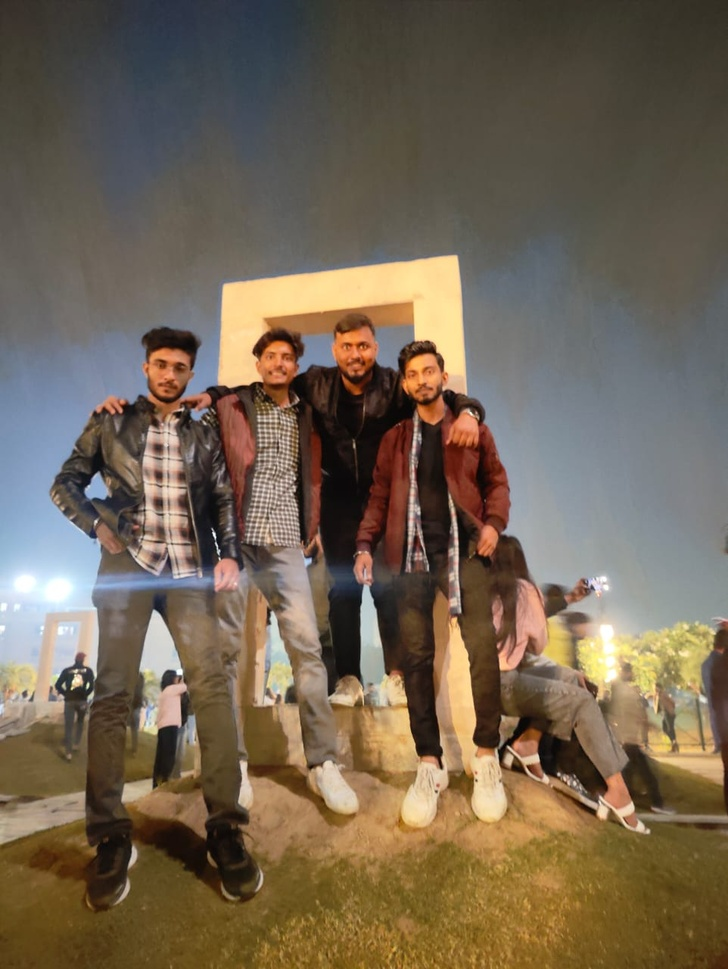
#> input picture test3.jpeg, 728 x 969 px, shrunk from 962 x 1280 before the run
$ python detect_face.py
#> lines starting #> are read from the running program, lines starting #| are printed output that depends on the picture; after the words box and inside, x2 and y2 are one past the last pixel; in counts of white or black regions, pixels touching at a corner belong together
import cv2

face_cascade = cv2.CascadeClassifier('haarcascade_frontalface_default.xml')

img = cv2.imread('test3.jpeg')
#> img is the input picture: shape (969, 728, 3); mean B, G, R 83.1, 100.9, 114.7

gray = cv2.cvtColor(img, cv2.COLOR_BGR2GRAY)
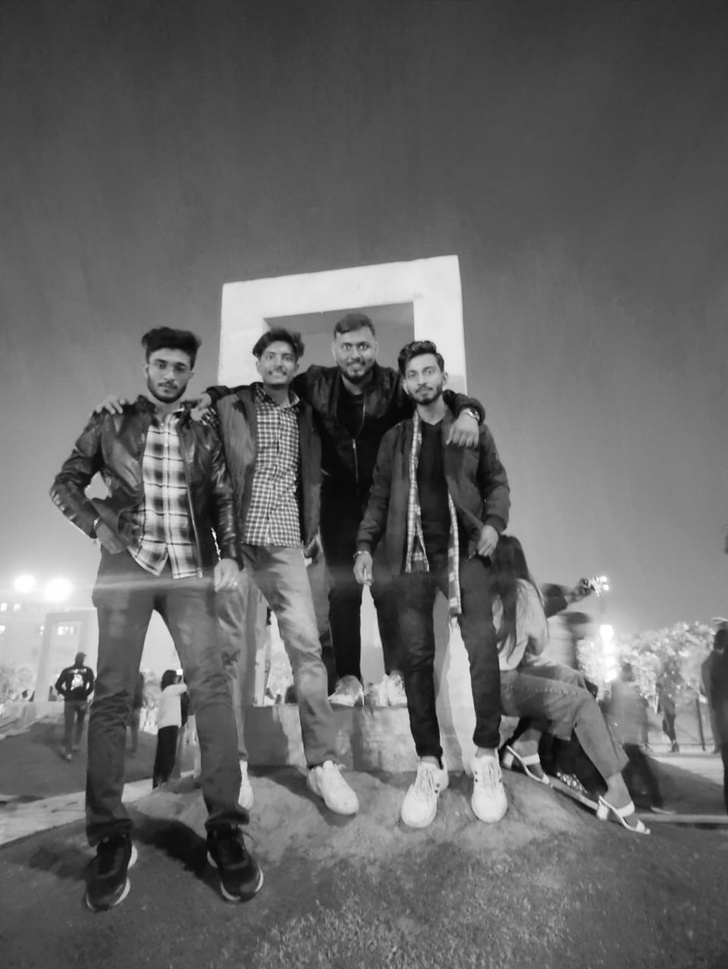
#> gray: shape (969, 728); min 1, max 255, mean 103

faces = face_cascade.detectMultiScale(gray, 1.3, 3)
#> faces = [[255, 338, 47, 47], [331, 327, 49, 49], [395, 353, 50, 50], [140, 343, 61, 61]]

for (x,y,w,h) in faces:
    cv2.rectangle(img, (x,y), (x+w,y+h), (255,0,0),2)
#> this loop made 4 passes
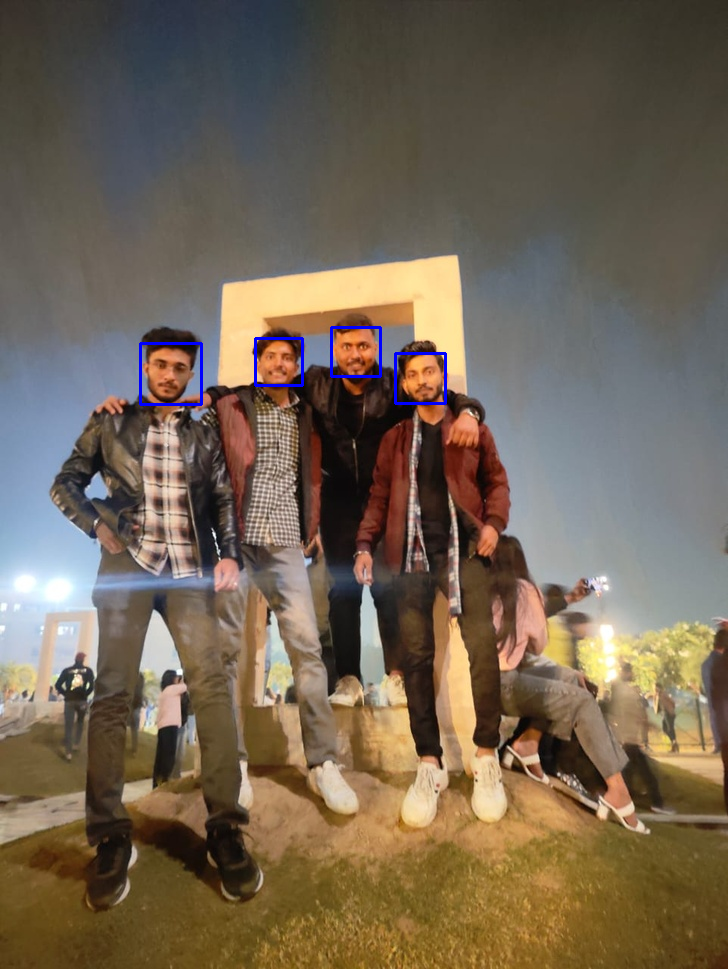
#> img: shape (969, 728, 3); 0.35% of pixels changed, all inside (x1, y1, x2, y2) = (139, 326, 447, 406)

cv2.imshow('unconditional_image_detection', img)
cv2.waitKey()

$ run again, with test1.jpeg copied over test3.jpeg
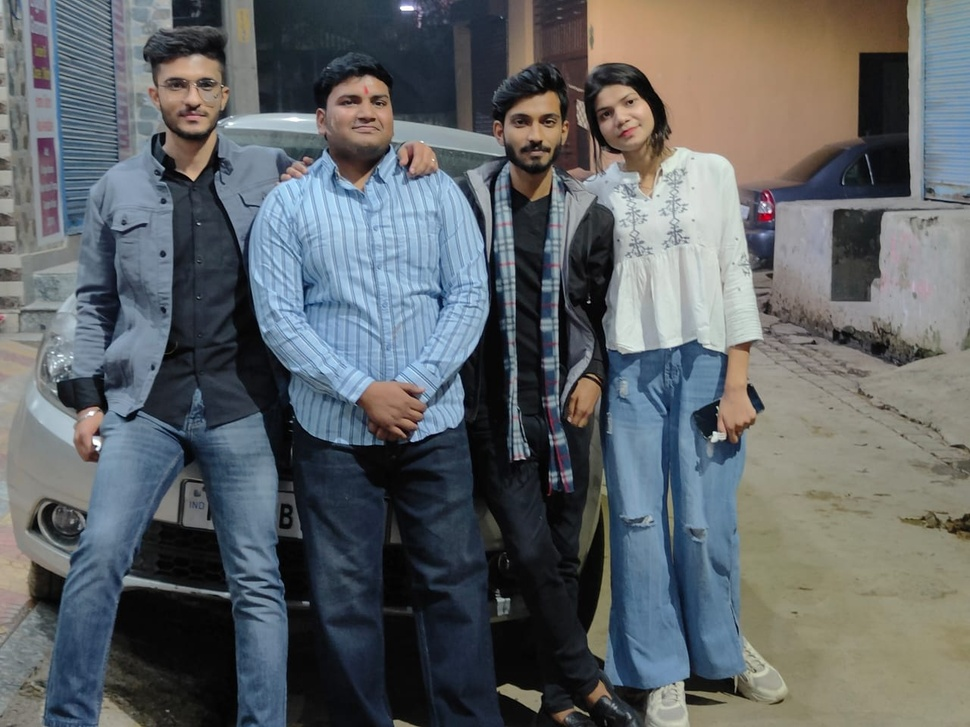
#> input picture test1.jpeg, 970 x 727 px, shrunk from 1280 x 960 before the run
#> img is the input picture: shape (727, 970, 3); mean B, G, R 102.8, 100, 95.4
#> `gray = cv2.cvtColor(img, cv2.COLOR_BGR2GRAY)`:
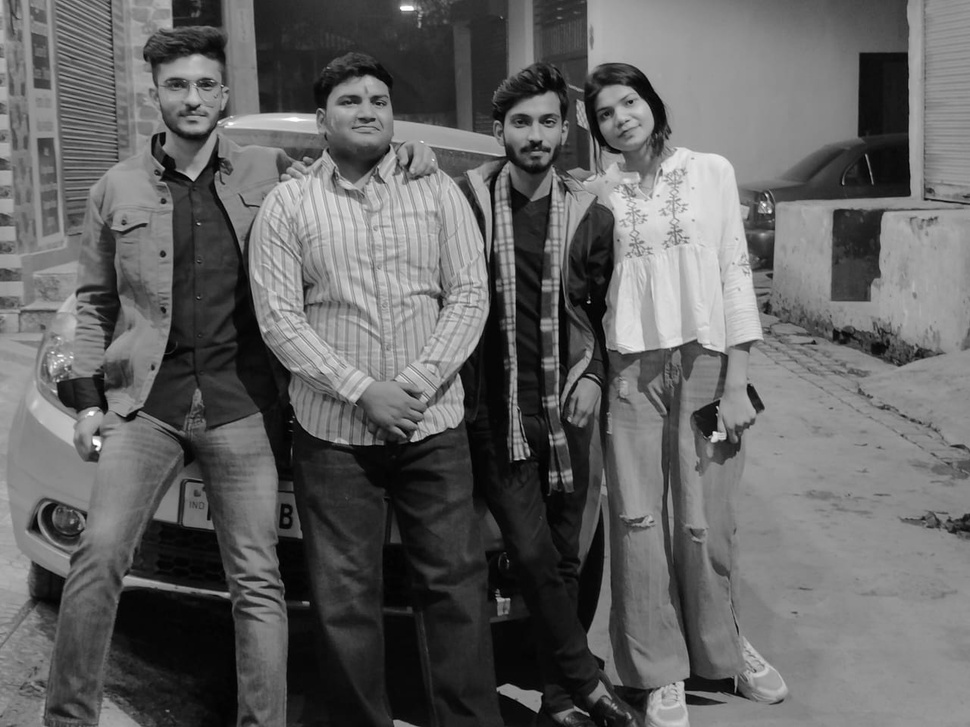
#> gray: shape (727, 970); min 0, max 255, mean 98.9
#> faces = [[329, 73, 72, 72], [498, 92, 77, 77], [304, 550, 64, 64], [149, 53, 84, 84]]
#> the loop `for (x,y,w,h) in faces:` made 4 passes
#> after the loop `for (x,y,w,h) in faces:`:
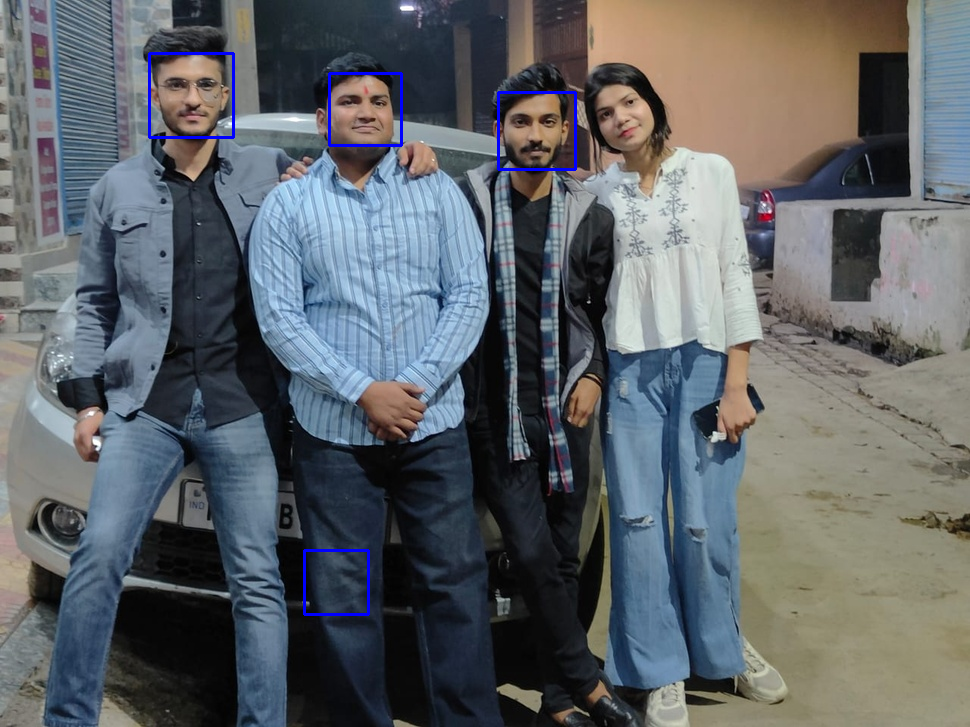
#> img: shape (727, 970, 3); 0.5% of pixels changed, all inside (x1, y1, x2, y2) = (148, 52, 577, 616)

$ run again, with test2.jpeg copied over test3.jpeg
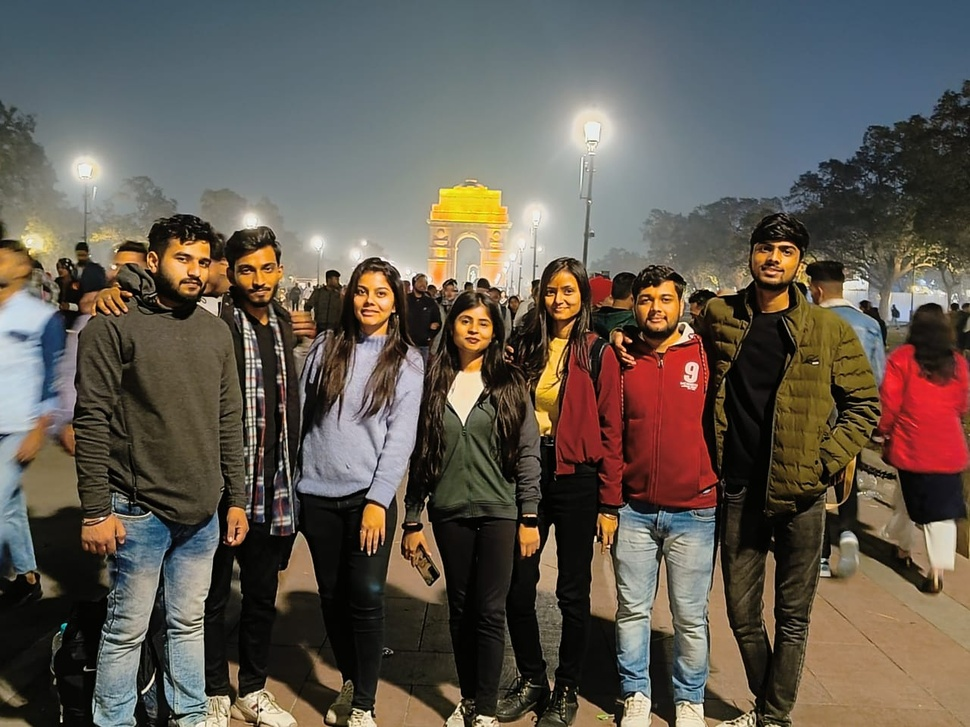
#> input picture test2.jpeg, 970 x 727 px, shrunk from 1280 x 960 before the run
#> img is the input picture: shape (727, 970, 3); mean B, G, R 80.3, 89.4, 97.1
#> `gray = cv2.cvtColor(img, cv2.COLOR_BGR2GRAY)`:
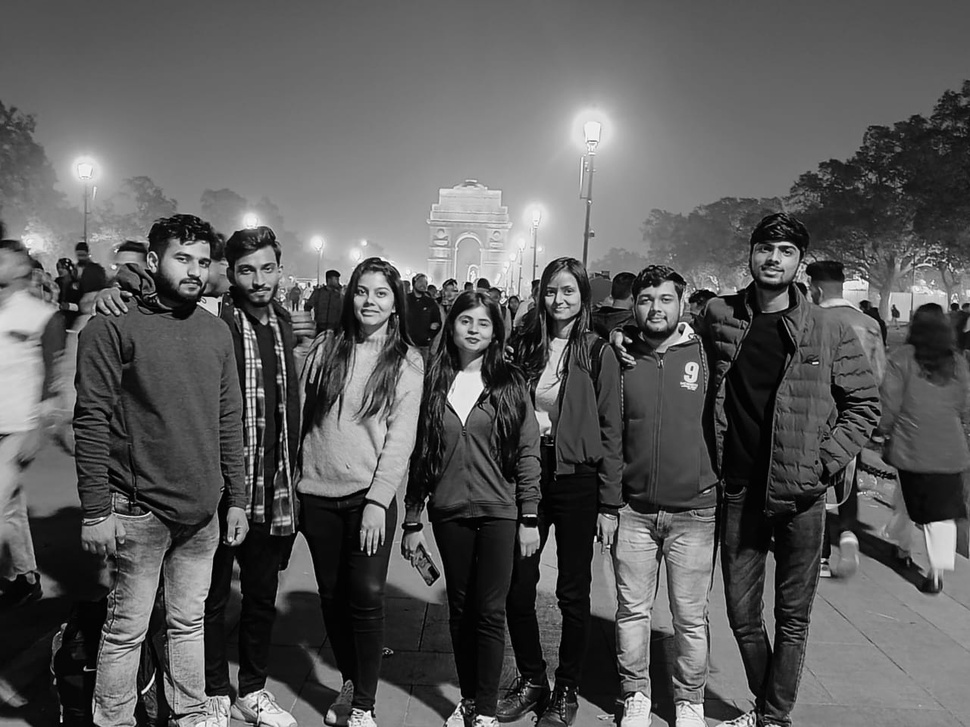
#> gray: shape (727, 970); min 0, max 254, mean 90.6
#> faces = [[231, 248, 56, 56], [537, 272, 49, 49], [346, 272, 53, 53], [631, 280, 52, 52], [448, 301, 51, 51], [747, 228, 57, 57], [162, 238, 62, 62], [664, 551, 59, 59]]
#> the loop `for (x,y,w,h) in faces:` made 8 passes
#> after the loop `for (x,y,w,h) in faces:`:
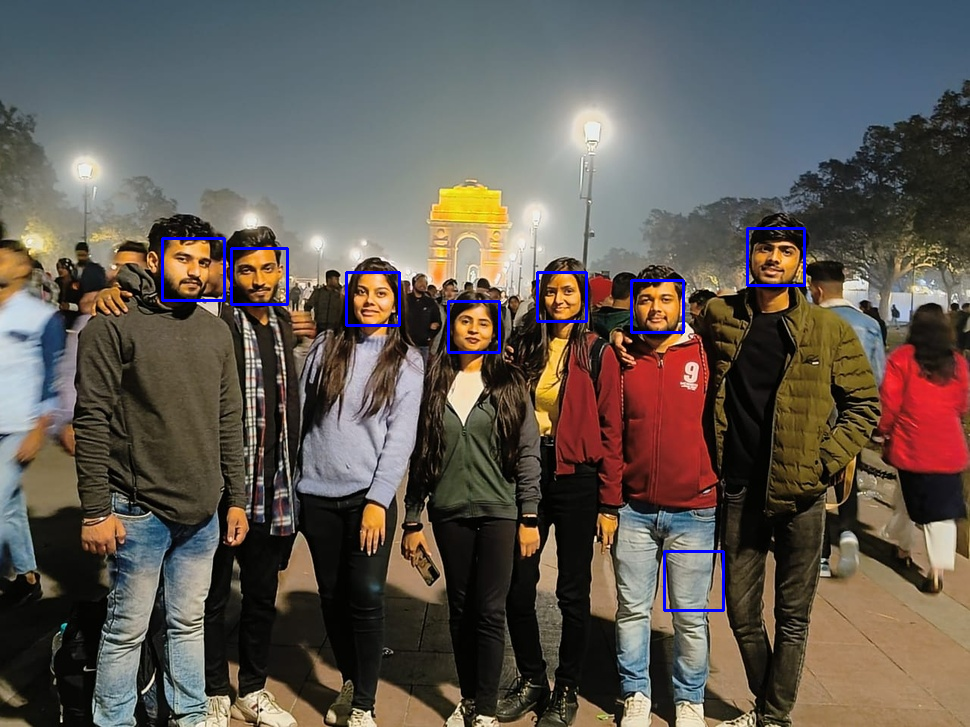
#> img: shape (727, 970, 3); 0.74% of pixels changed, all inside (x1, y1, x2, y2) = (161, 227, 806, 612)

$ run again, with test.jpg copied over test3.jpeg
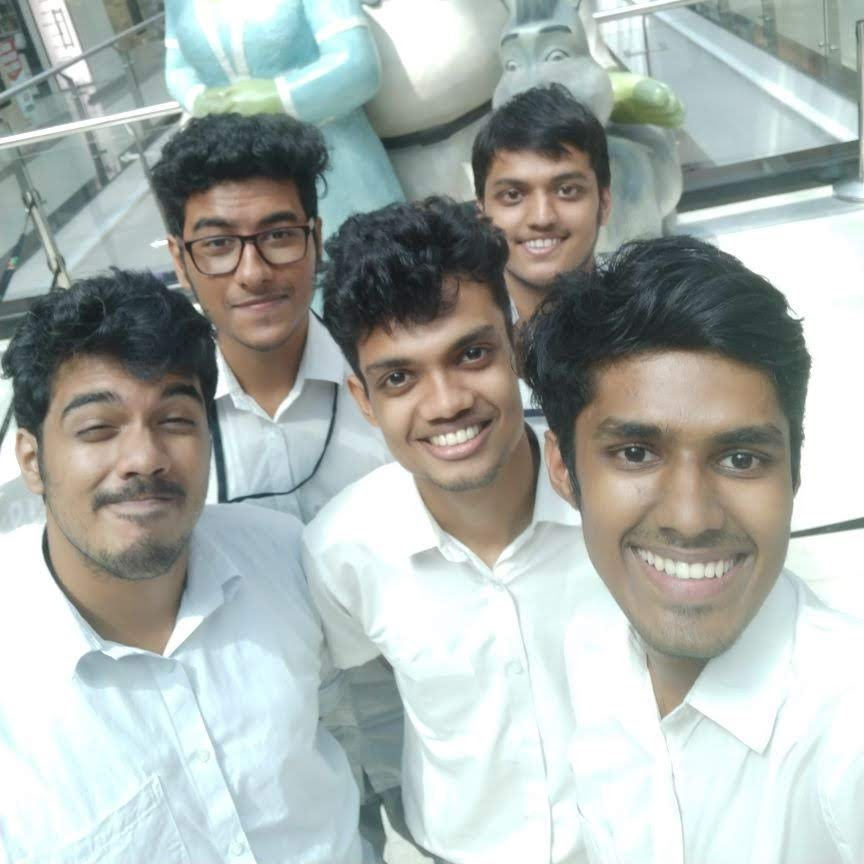
#> input picture test.jpg, 864 x 864 px
#> img is the input picture: shape (864, 864, 3); mean B, G, R 172.8, 176.6, 169.7
#> `gray = cv2.cvtColor(img, cv2.COLOR_BGR2GRAY)`:
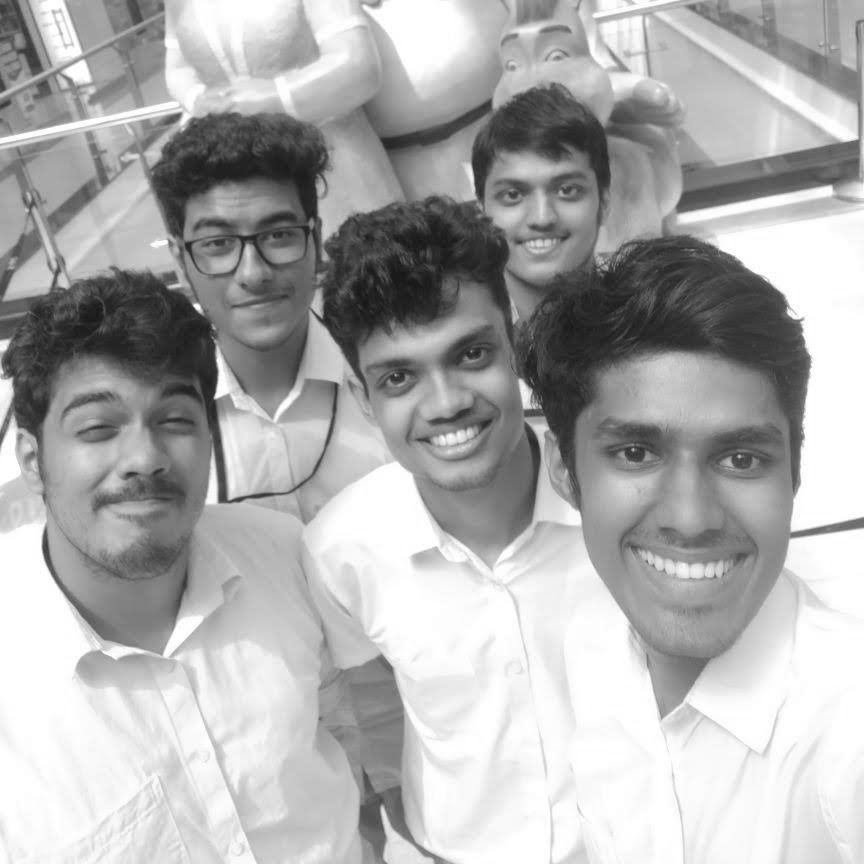
#> gray: shape (864, 864); min 20, max 255, mean 174.1
#> faces = [[475, 140, 134, 134], [167, 174, 167, 167], [30, 340, 214, 214], [332, 291, 211, 211], [540, 344, 286, 286]]
#> the loop `for (x,y,w,h) in faces:` made 5 passes
#> after the loop `for (x,y,w,h) in faces:`:
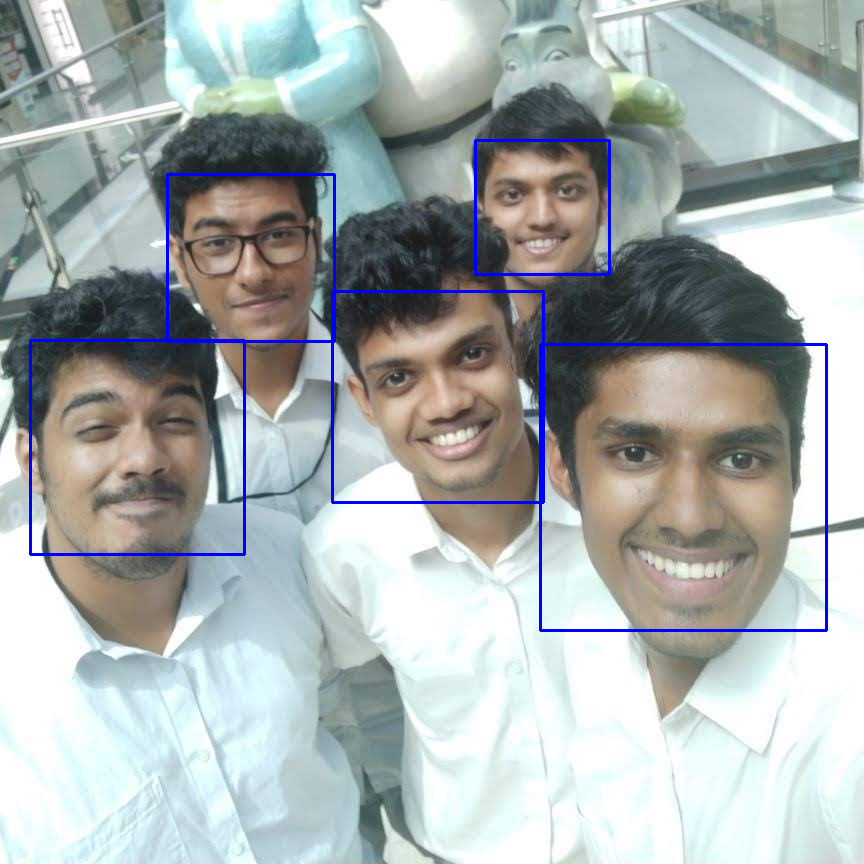
#> img: shape (864, 864, 3); 1.59% of pixels changed, all inside (x1, y1, x2, y2) = (29, 139, 828, 632)
